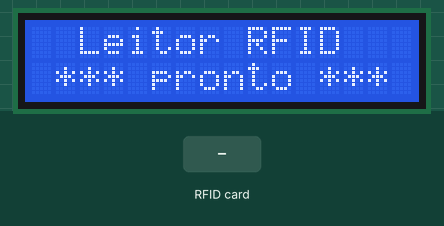
Simulated run of this sketch. Board: ESP32. Parts: 16×2 character LCD. Inputs (shaded band) come from the test bench. What the sketch prints to the serial monitor is not drawn.

Above: at 1.3 s.
1.4 s: RFID card 5E 7A 19 C4 held to the reader
At 1.8 s:
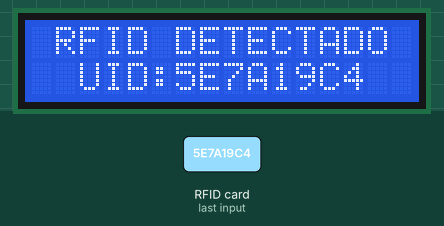
At 5.1 s:
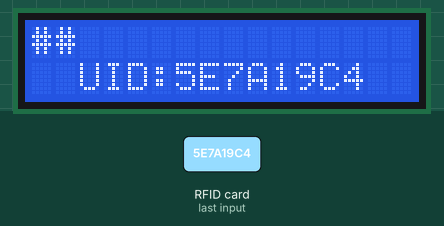
Timing chart, 0 to 6.6 s (numbered marks = the images above; inputs shaded):
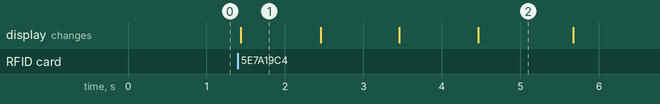

Measured:
- after the input at 1.4 s, the display: changes at once (image 1)
- what the display in image 1 shows lasts 1.1 s, from 1.4 s to 2.5 s

The sketch:

sketch_may31b.ino
```cpp
// entradas conexão ESP32 com RFID
// SDA -> 21
// SCK -> 18
// MOSI -> 23
// MISO -> 19
// RST -> 22
// GND -> GND
// 3.3V -> 3.3V

// INCLUSÃO DE BIBLIOTECAS
#include <Wire.h>
#include <LiquidCrystal_I2C.h>
#include <SPI.h>  //biblioteca para comunicação do barramento SPI
#include <MFRC522.h>

// DEFINIÇÕES
#define endereco 0x27  // Endereços comuns: 0x27, 0x3F
#define colunas 16
#define linhas 2
#define SS_PIN 21
#define RST_PIN 22
#define SDA_PIN 17
#define SCL_PIN 16

// INSTANCIANDO OBJETOS
LiquidCrystal_I2C lcd(endereco, colunas, linhas);
// esse objeto 'chave' é utilizado para autenticação
MFRC522::MIFARE_Key key;
//código de status de retorno da autenticação
MFRC522::StatusCode status;
// Definicoes pino modulo RC522
MFRC522 mfrc522(SS_PIN, RST_PIN);
String RFID = "";


void setup() {
  Serial.begin(115200);
  while (!Serial)
    ;           // Aguarda a abertura da porta serial
  SPI.begin();  // Init SPI bus
  // Inicia MFRC522
  mfrc522.PCD_Init();
  Serial.println("Monitor serial conectado.");
  mfrc522.PCD_DumpVersionToSerial();  // Imprime a versão do firmware do módulo RFID
  Serial.println("MFRC522 Initialized");

  mensageminicial();  // Funcao mensagem inicial
}

void loop() {

  if (mfrc522.PICC_IsNewCardPresent() && mfrc522.PICC_ReadCardSerial()) {
    RFID = getRFIDValue();
    Serial.print("UID: ");
    Serial.println(RFID);
    mfrc522.PICC_HaltA();
    mfrc522.PCD_StopCrypto1();
    RFID.toUpperCase();

    lcd.clear();
    lcd.setCursor(0, 0);
    lcd.print(" RFID DETECTADO ");
    lcd.setCursor(0, 1);
    lcd.print("  UID:");
    lcd.print(RFID);

    delay(1000);

    lcd.clear();
    lcd.setCursor(0, 1);
    lcd.print("  UID:");
    lcd.print(RFID);

    delay(1000);

    static int progress = 0;

    for (int i = 0; i < 100; i++) {
      progress++;
      lcd.setCursor(progress / (100 / colunas), 0);
      lcd.print("#");

      Serial.println(progress);
      delay(200);
    }

    if (progress >= 100) {
      progress = 0;
      lcd.clear();
      mensageminicial();
    }
  }
}

String getRFIDValue() {
  String uid = "";
  for (byte i = 0; i < mfrc522.uid.size; i++) {
    uid += String(mfrc522.uid.uidByte[i] < 0x10 ? "0" : "");
    uid += String(mfrc522.uid.uidByte[i], HEX);
  }
  return uid;
}

// Funcao mensagem inicial
void mensageminicial() {
  Wire.begin(SDA_PIN, SCL_PIN);  // Inicia a comunicação I2C nos pinos SDA e SCL desejados
  // lcd.begin(LCD_COLUMNS, LCD_ROWS);  // Inicia o display LCD
  lcd.init();       // INICIA A COMUNICAÇÃO COM O DISPLAY
  lcd.backlight();  // LIGA A ILUMINAÇÃO DO DISPLAY
  lcd.clear();      // LIMPA O DISPLAY
  lcd.print("  Leitor RFID  ");
  lcd.setCursor(0, 1);
  lcd.print(" *** pronto *** ");
}
```
